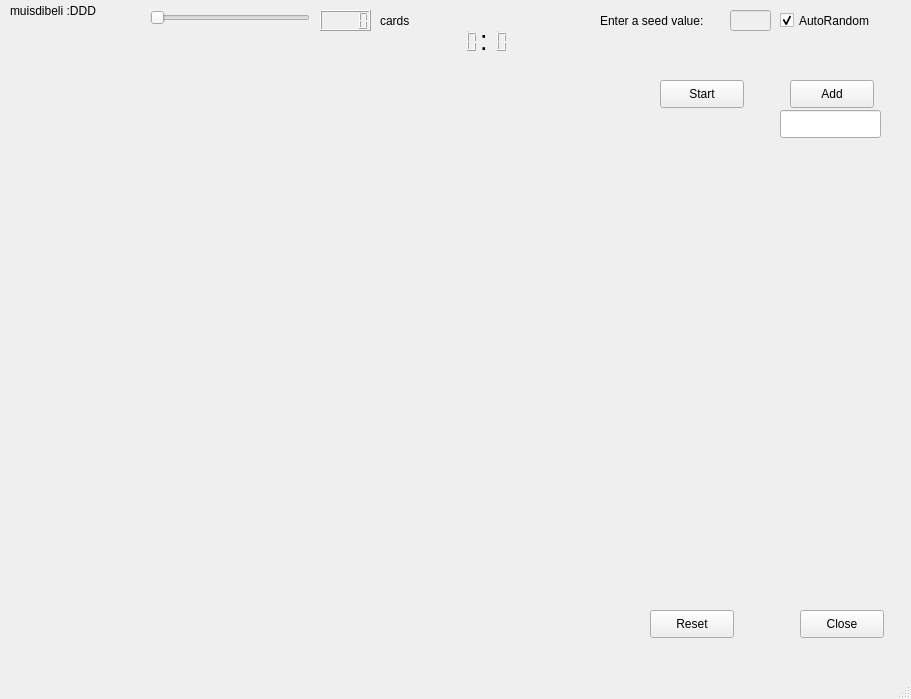
<?xml version="1.0" encoding="UTF-8"?>
<ui version="4.0">
 <class>MainWindow</class>
 <widget class="QMainWindow" name="MainWindow">
  <property name="geometry">
   <rect>
    <x>0</x>
    <y>0</y>
    <width>911</width>
    <height>699</height>
   </rect>
  </property>
  <property name="windowTitle">
   <string>MainWindow</string>
  </property>
  <widget class="QWidget" name="centralwidget">
   <widget class="QPushButton" name="start_button">
    <property name="geometry">
     <rect>
      <x>660</x>
      <y>80</y>
      <width>84</width>
      <height>28</height>
     </rect>
    </property>
    <property name="text">
     <string>Start</string>
    </property>
   </widget>
   <widget class="QWidget" name="central" native="true">
    <property name="geometry">
     <rect>
      <x>10</x>
      <y>59</y>
      <width>580</width>
      <height>580</height>
     </rect>
    </property>
    <property name="minimumSize">
     <size>
      <width>321</width>
      <height>281</height>
     </size>
    </property>
    <layout class="QGridLayout" name="gridLayout">
     <item row="0" column="0">
      <layout class="QGridLayout" name="card_layout"/>
     </item>
    </layout>
   </widget>
   <widget class="QLabel" name="title_label">
    <property name="geometry">
     <rect>
      <x>10</x>
      <y>0</y>
      <width>171</width>
      <height>21</height>
     </rect>
    </property>
    <property name="text">
     <string>muisdibeli :DDD</string>
    </property>
   </widget>
   <widget class="QPushButton" name="add_button">
    <property name="geometry">
     <rect>
      <x>790</x>
      <y>80</y>
      <width>84</width>
      <height>28</height>
     </rect>
    </property>
    <property name="text">
     <string>Add</string>
    </property>
   </widget>
   <widget class="QWidget" name="formLayoutWidget">
    <property name="geometry">
     <rect>
      <x>640</x>
      <y>150</y>
      <width>251</width>
      <height>441</height>
     </rect>
    </property>
    <layout class="QFormLayout" name="form_layout">
     <property name="horizontalSpacing">
      <number>8</number>
     </property>
     <property name="verticalSpacing">
      <number>8</number>
     </property>
     <property name="rightMargin">
      <number>0</number>
     </property>
    </layout>
   </widget>
   <widget class="QLineEdit" name="name_edit">
    <property name="geometry">
     <rect>
      <x>780</x>
      <y>110</y>
      <width>101</width>
      <height>28</height>
     </rect>
    </property>
   </widget>
   <widget class="QLabel" name="player_in_turn">
    <property name="geometry">
     <rect>
      <x>70</x>
      <y>20</y>
      <width>491</width>
      <height>51</height>
     </rect>
    </property>
    <property name="font">
     <font>
      <pointsize>15</pointsize>
     </font>
    </property>
    <property name="text">
     <string/>
    </property>
   </widget>
   <widget class="QSlider" name="pair_slider">
    <property name="geometry">
     <rect>
      <x>150</x>
      <y>10</y>
      <width>160</width>
      <height>16</height>
     </rect>
    </property>
    <property name="minimum">
     <number>2</number>
    </property>
    <property name="maximum">
     <number>50</number>
    </property>
    <property name="singleStep">
     <number>2</number>
    </property>
    <property name="pageStep">
     <number>2</number>
    </property>
    <property name="orientation">
     <enum>Qt::Horizontal</enum>
    </property>
   </widget>
   <widget class="QLCDNumber" name="pair_lcd_number">
    <property name="geometry">
     <rect>
      <x>320</x>
      <y>10</y>
      <width>51</width>
      <height>21</height>
     </rect>
    </property>
   </widget>
   <widget class="QPushButton" name="reset_button">
    <property name="geometry">
     <rect>
      <x>650</x>
      <y>610</y>
      <width>84</width>
      <height>28</height>
     </rect>
    </property>
    <property name="text">
     <string>Reset</string>
    </property>
   </widget>
   <widget class="QLineEdit" name="seed_line_edit">
    <property name="enabled">
     <bool>false</bool>
    </property>
    <property name="geometry">
     <rect>
      <x>730</x>
      <y>10</y>
      <width>41</width>
      <height>21</height>
     </rect>
    </property>
    <property name="readOnly">
     <bool>false</bool>
    </property>
   </widget>
   <widget class="QCheckBox" name="random_check_box">
    <property name="geometry">
     <rect>
      <x>780</x>
      <y>10</y>
      <width>111</width>
      <height>21</height>
     </rect>
    </property>
    <property name="text">
     <string>AutoRandom</string>
    </property>
    <property name="checked">
     <bool>true</bool>
    </property>
    <property name="tristate">
     <bool>false</bool>
    </property>
   </widget>
   <widget class="QLabel" name="seed_label">
    <property name="geometry">
     <rect>
      <x>600</x>
      <y>0</y>
      <width>121</width>
      <height>41</height>
     </rect>
    </property>
    <property name="text">
     <string>Enter a seed value:</string>
    </property>
   </widget>
   <widget class="QLabel" name="card_label">
    <property name="geometry">
     <rect>
      <x>380</x>
      <y>10</y>
      <width>71</width>
      <height>21</height>
     </rect>
    </property>
    <property name="text">
     <string>cards</string>
    </property>
    <property name="textFormat">
     <enum>Qt::PlainText</enum>
    </property>
   </widget>
   <widget class="QLCDNumber" name="lcd_number_min">
    <property name="geometry">
     <rect>
      <x>420</x>
      <y>30</y>
      <width>64</width>
      <height>23</height>
     </rect>
    </property>
    <property name="frameShape">
     <enum>QFrame::NoFrame</enum>
    </property>
    <property name="frameShadow">
     <enum>QFrame::Raised</enum>
    </property>
    <property name="mode">
     <enum>QLCDNumber::Dec</enum>
    </property>
   </widget>
   <widget class="QLCDNumber" name="lcd_number_sec">
    <property name="geometry">
     <rect>
      <x>450</x>
      <y>30</y>
      <width>64</width>
      <height>23</height>
     </rect>
    </property>
    <property name="frameShape">
     <enum>QFrame::NoFrame</enum>
    </property>
    <property name="frameShadow">
     <enum>QFrame::Raised</enum>
    </property>
    <property name="mode">
     <enum>QLCDNumber::Dec</enum>
    </property>
    <property name="intValue" stdset="0">
     <number>0</number>
    </property>
   </widget>
   <widget class="QLabel" name="time_between_label">
    <property name="geometry">
     <rect>
      <x>480</x>
      <y>30</y>
      <width>63</width>
      <height>20</height>
     </rect>
    </property>
    <property name="font">
     <font>
      <pointsize>20</pointsize>
     </font>
    </property>
    <property name="lineWidth">
     <number>1</number>
    </property>
    <property name="midLineWidth">
     <number>0</number>
    </property>
    <property name="text">
     <string>:</string>
    </property>
    <property name="scaledContents">
     <bool>false</bool>
    </property>
    <property name="textInteractionFlags">
     <set>Qt::NoTextInteraction</set>
    </property>
   </widget>
   <widget class="QPushButton" name="close_button">
    <property name="geometry">
     <rect>
      <x>800</x>
      <y>610</y>
      <width>84</width>
      <height>28</height>
     </rect>
    </property>
    <property name="text">
     <string>Close</string>
    </property>
   </widget>
  </widget>
  <widget class="QMenuBar" name="menubar">
   <property name="geometry">
    <rect>
     <x>0</x>
     <y>0</y>
     <width>911</width>
     <height>25</height>
    </rect>
   </property>
  </widget>
  <widget class="QStatusBar" name="statusbar"/>
 </widget>
 <resources/>
 <connections/>
</ui>
